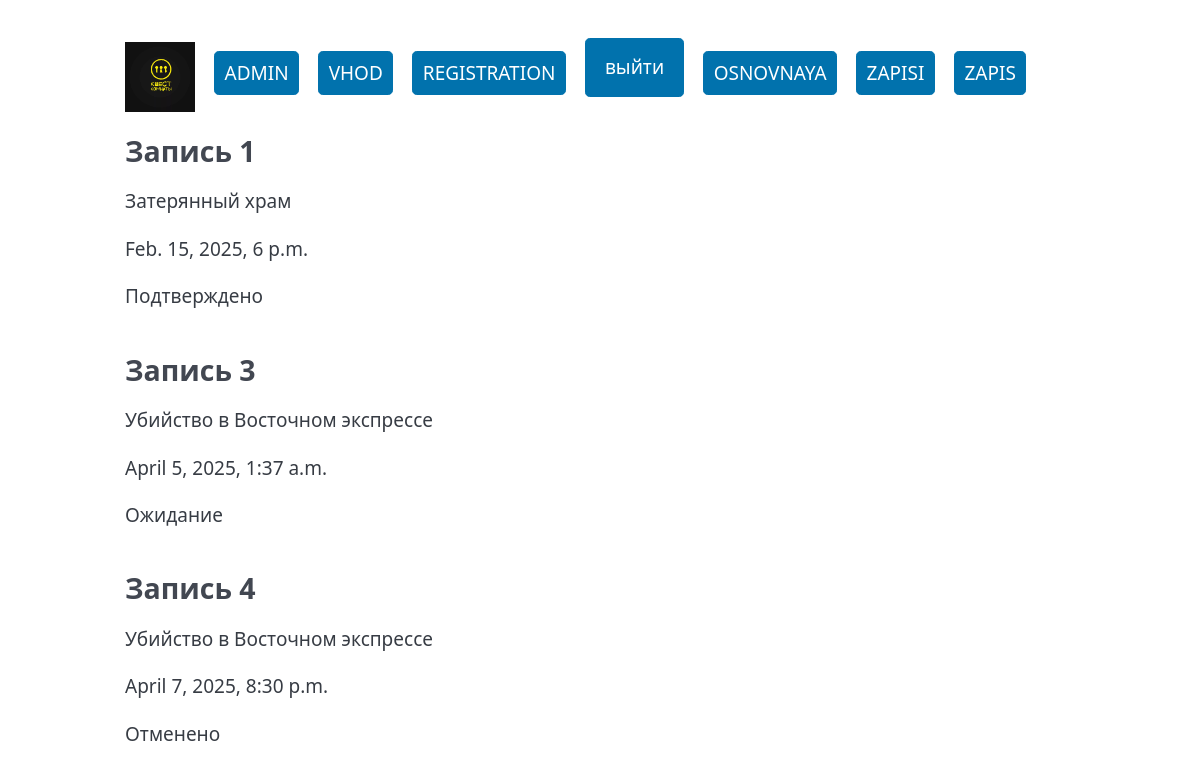
Page /bookings_list/ (signed in) on the committed database.
### quest/models.py (models this page shows, shortened)
class Booking(models.Model):
    user = models.ForeignKey('User', on_delete=models.CASCADE)
    quest = models.ForeignKey('Quest', on_delete=models.CASCADE)
    booking_status = models.ForeignKey('BookingStatus', on_delete=models.CASCADE)
    payment_method = models.ForeignKey('PaymentMethod', on_delete=models.CASCADE)
    booking_date = models.DateTimeField()
    participants_count = models.IntegerField()
    cancellation_reason = models.TextField(blank=True, null=True)
    created_at = models.DateTimeField(auto_now_add=True, blank=True, null=True)
    class Meta:
        managed = False
        db_table = 'booking'

class Quest(models.Model):
    name = models.CharField(max_length=255)
    description = models.TextField()
    quest_type = models.ForeignKey('QuestType', on_delete=models.CASCADE)
    difficulty = models.ForeignKey('QuestDifficulty', on_delete=models.CASCADE)
    price = models.DecimalField(max_digits=10, decimal_places=2)  # max_digits and decimal_places have been guessed, as this database handles decimal fields as float
    max_participants = models.IntegerField()
    class Meta:
        managed = False
        db_table = 'quest'
    def __str__(self):
        return self.name

class BookingStatus(models.Model):
    code = models.CharField(max_length=50)
    name = models.CharField(max_length=255)
    class Meta:
        managed = False
        db_table = 'booking_status'
    def __str__(self):
        return self.name

### quest/views.py (the view)
# urls.py: path('bookings_list/', bookings_list, name='bookings_list'),
@login_required
def bookings_list(request):
    bookings = Booking.objects.filter(user=request.user)
    return render(request, template_name='bookings_list.html', context={'bookings': bookings})

### quest/templates/bookings_list.html (shortened to what this page needs)
{% extends "base.html" %}
{% block content %}
{% for booking in bookings %}
    <h3>Запись {{ booking.id }}</h3>
    <p> {{ booking.quest }} </p>
    <p> {{ booking.booking_date }} </p>
    <p> {{ booking.booking_status }} </p>
{% endfor %}
{% endblock content %}

### quest/templates/base.html (shortened to what this page needs)
{% load static %}
<!DOCTYPE html>
<html lang="en">
<head>
    <link rel="stylesheet" href="https://cdn.jsdelivr.net/npm/@picocss/pico@2/css/pico.min.css">
</head>
<body>
    <main class="container">
        {% include 'header.html' %}
        {% block content %}
        {% endblock %}
    </main>
</body>
</html>

### quest/templates/header.html (shortened to what this page needs)
<nav>
    <ul>
        <li> <img src = "/media/logo.jpg" width = "70px"> </li>
        {% if user.is_superuser %}
            <li><a role="button" href="/admin"> ADMIN </a></li>
        {% endif %}
        <li><a role="button" href="/login">VHOD</a></li>
        <li><a role="button" href="/register">REGISTRATION</a></li>
        <li>
            <form action = '/logout/' method="post">
                <button type="submit"> выйти </button>
            </form>
        </li>
        {% if user.is_authenticated %}
            <li><a role="button" href="/">OSNOVNAYA</a></li>
            <li><a role="button" href="/bookings_list/">ZAPISI</a></li>
            <li><a role="button" href ="/booking/"> ZAPIS </a></li>
        {% endif %}
    </ul>
</nav>

### rows in the picture
Booking: id "1", quest "Затерянный храм", booking_date "Feb. 15, 2025, 6 p.m.", booking_status "Подтверждено"
Booking: id "3", quest "Убийство в Восточном экспрессе", booking_date "April 5, 2025, 1:37 a.m.", booking_status "Ожидание"
Booking: id "4", quest "Убийство в Восточном экспрессе", booking_date "April 7, 2025, 8:30 p.m.", booking_status "Отменено"
